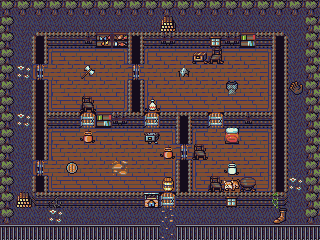

This is a level from a 2D game, rendered from its Tiled map with the project's own tilesets. A one-line summary and the map file follow, with tile-layer data summarised:
An orthogonal 20x15 tile map with 16x16 px tiles, 6 tile layers (Background, Walls, Broken, Good, ...), 5 tilesets.

<map version="1.0" orientation="orthogonal" width="20" height="15" tilewidth="16" tileheight="16">
 <tileset firstgid="1" name="Tiles" tilewidth="16" tileheight="16">
  <image source="../../images/Objects/tiles_dark.png" width="208" height="144" />
 </tileset>
 <tileset firstgid="118" name="Broken" tilewidth="16" tileheight="16">
  <image source="../../images/Objects/items_after.png" width="160" height="96" />
 </tileset>
 <tileset firstgid="178" name="Good" tilewidth="16" tileheight="16">
  <image source="../../images/Objects/items_before.png" width="160" height="96" />
 </tileset>
 <tileset firstgid="238" name="Bed" tilewidth="16" tileheight="16">
  <image source="../../images/Objects/bed.png" width="32" height="16" />
 </tileset>
 <tileset firstgid="240" name="Decor" tilewidth="16" tileheight="16">
  <image source="../../images/decor.png" width="128" height="128" />
 </tileset>
 <layer name="Background" width="20" height="15">
  <data>[300 cells, 300 non-empty, 14 distinct tile ids]</data>
 </layer>
 <layer name="Walls" width="20" height="15">
  <data>[300 cells, 129 non-empty, 14 distinct tile ids]</data>
 </layer>
 <layer name="Broken" width="20" height="15">
  <data>[300 cells, 34 non-empty, 20 distinct tile ids]</data>
 </layer>
 <layer name="Good" width="20" height="15">
  <data>[300 cells, 27 non-empty, 16 distinct tile ids]</data>
 </layer>
 <layer name="Bed" width="20" height="15">
  <data>[300 cells, 1 non-empty, 1 distinct tile ids]</data>
 </layer>
 <layer name="Decor" width="20" height="15">
  <data>[300 cells, 14 non-empty, 8 distinct tile ids]</data>
 </layer>
</map>
